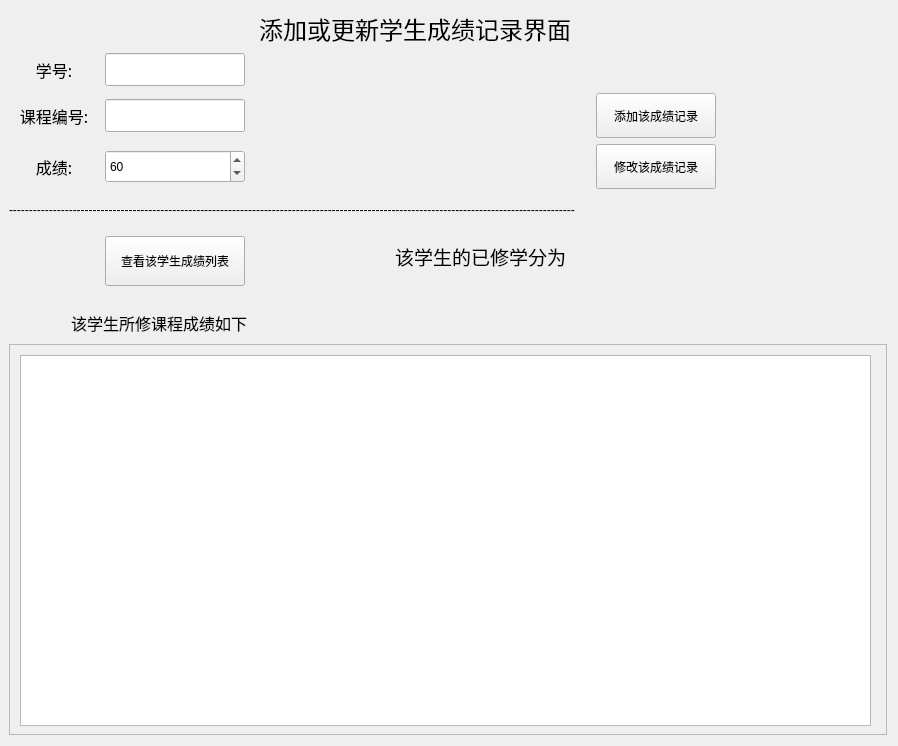
<?xml version="1.0" encoding="UTF-8"?>
<ui version="4.0">
 <class>insertAndUpdate_grade</class>
 <widget class="QWidget" name="insertAndUpdate_grade">
  <property name="geometry">
   <rect>
    <x>0</x>
    <y>0</y>
    <width>898</width>
    <height>746</height>
   </rect>
  </property>
  <property name="minimumSize">
   <size>
    <width>100</width>
    <height>30</height>
   </size>
  </property>
  <property name="windowTitle">
   <string>Form</string>
  </property>
  <layout class="QGridLayout" name="gridLayout">
   <property name="leftMargin">
    <number>9</number>
   </property>
   <item row="10" column="0">
    <widget class="QLabel" name="Sno_label">
     <property name="minimumSize">
      <size>
       <width>90</width>
       <height>35</height>
      </size>
     </property>
     <property name="font">
      <font>
       <family>宋体</family>
       <pointsize>12</pointsize>
      </font>
     </property>
     <property name="text">
      <string>学号:</string>
     </property>
     <property name="alignment">
      <set>Qt::AlignCenter</set>
     </property>
    </widget>
   </item>
   <item row="0" column="2">
    <widget class="QLabel" name="title_label">
     <property name="minimumSize">
      <size>
       <width>320</width>
       <height>30</height>
      </size>
     </property>
     <property name="maximumSize">
      <size>
       <width>350</width>
       <height>35</height>
      </size>
     </property>
     <property name="font">
      <font>
       <family>宋体</family>
       <pointsize>18</pointsize>
      </font>
     </property>
     <property name="text">
      <string>添加或更新学生成绩记录界面</string>
     </property>
     <property name="alignment">
      <set>Qt::AlignRight|Qt::AlignTrailing|Qt::AlignVCenter</set>
     </property>
    </widget>
   </item>
   <item row="53" column="0" colspan="14">
    <layout class="QVBoxLayout" name="dataTable_Vlayout">
     <item>
      <widget class="QLabel" name="resultHint_label">
       <property name="minimumSize">
        <size>
         <width>200</width>
         <height>30</height>
        </size>
       </property>
       <property name="maximumSize">
        <size>
         <width>300</width>
         <height>60</height>
        </size>
       </property>
       <property name="font">
        <font>
         <family>宋体</family>
         <pointsize>12</pointsize>
        </font>
       </property>
       <property name="text">
        <string>该学生所修课程成绩如下</string>
       </property>
       <property name="alignment">
        <set>Qt::AlignCenter</set>
       </property>
      </widget>
     </item>
     <item>
      <widget class="SmoothScrollArea" name="SmoothScrollArea">
       <property name="widgetResizable">
        <bool>true</bool>
       </property>
       <widget class="QWidget" name="scrollAreaWidgetContents">
        <property name="geometry">
         <rect>
          <x>0</x>
          <y>0</y>
          <width>876</width>
          <height>396</height>
         </rect>
        </property>
        <widget class="TableWidget" name="lesson_data_tableWidget">
         <property name="geometry">
          <rect>
           <x>10</x>
           <y>10</y>
           <width>851</width>
           <height>371</height>
          </rect>
         </property>
         <property name="minimumSize">
          <size>
           <width>500</width>
           <height>300</height>
          </size>
         </property>
         <property name="maximumSize">
          <size>
           <width>1500</width>
           <height>1000</height>
          </size>
         </property>
        </widget>
       </widget>
      </widget>
     </item>
    </layout>
   </item>
   <item row="52" column="1">
    <widget class="QLabel" name="filled_label">
     <property name="minimumSize">
      <size>
       <width>0</width>
       <height>15</height>
      </size>
     </property>
     <property name="text">
      <string/>
     </property>
    </widget>
   </item>
   <item row="51" column="1">
    <widget class="PrimaryPushButton" name="select_pushButton">
     <property name="minimumSize">
      <size>
       <width>120</width>
       <height>50</height>
      </size>
     </property>
     <property name="maximumSize">
      <size>
       <width>150</width>
       <height>40</height>
      </size>
     </property>
     <property name="mouseTracking">
      <bool>true</bool>
     </property>
     <property name="text">
      <string>查看该学生成绩列表</string>
     </property>
    </widget>
   </item>
   <item row="15" column="0">
    <widget class="QLabel" name="Lno_label">
     <property name="font">
      <font>
       <family>宋体</family>
       <pointsize>12</pointsize>
      </font>
     </property>
     <property name="text">
      <string>课程编号:</string>
     </property>
     <property name="alignment">
      <set>Qt::AlignCenter</set>
     </property>
    </widget>
   </item>
   <item row="10" column="1">
    <widget class="LineEdit" name="Sno_LineEdit">
     <property name="maximumSize">
      <size>
       <width>140</width>
       <height>33</height>
      </size>
     </property>
    </widget>
   </item>
   <item row="15" column="1">
    <widget class="LineEdit" name="Lno_LineEdit">
     <property name="maximumSize">
      <size>
       <width>140</width>
       <height>33</height>
      </size>
     </property>
    </widget>
   </item>
   <item row="43" column="0" colspan="9">
    <widget class="QLabel" name="filled_label_2">
     <property name="minimumSize">
      <size>
       <width>0</width>
       <height>30</height>
      </size>
     </property>
     <property name="text">
      <string>----------------------------------------------------------------------------------------------------------------------------------------------</string>
     </property>
    </widget>
   </item>
   <item row="16" column="0">
    <widget class="QLabel" name="grade_label">
     <property name="minimumSize">
      <size>
       <width>0</width>
       <height>0</height>
      </size>
     </property>
     <property name="maximumSize">
      <size>
       <width>16777209</width>
       <height>16777215</height>
      </size>
     </property>
     <property name="font">
      <font>
       <family>宋体</family>
       <pointsize>12</pointsize>
      </font>
     </property>
     <property name="contextMenuPolicy">
      <enum>Qt::DefaultContextMenu</enum>
     </property>
     <property name="text">
      <string>成绩:</string>
     </property>
     <property name="alignment">
      <set>Qt::AlignCenter</set>
     </property>
    </widget>
   </item>
   <item row="16" column="1">
    <widget class="SpinBox" name="grade_SpinBox">
     <property name="maximumSize">
      <size>
       <width>140</width>
       <height>33</height>
      </size>
     </property>
     <property name="maximum">
      <number>100</number>
     </property>
     <property name="value">
      <number>60</number>
     </property>
    </widget>
   </item>
   <item row="15" column="4">
    <widget class="PrimaryPushButton" name="insert_pushButton">
     <property name="minimumSize">
      <size>
       <width>120</width>
       <height>45</height>
      </size>
     </property>
     <property name="maximumSize">
      <size>
       <width>135</width>
       <height>45</height>
      </size>
     </property>
     <property name="text">
      <string>添加该成绩记录</string>
     </property>
    </widget>
   </item>
   <item row="16" column="4">
    <widget class="PrimaryPushButton" name="update_PushButton">
     <property name="minimumSize">
      <size>
       <width>0</width>
       <height>45</height>
      </size>
     </property>
     <property name="text">
      <string>修改该成绩记录</string>
     </property>
    </widget>
   </item>
   <item row="51" column="2">
    <widget class="QLabel" name="Credit_hint_label">
     <property name="font">
      <font>
       <family>宋体</family>
       <pointsize>14</pointsize>
      </font>
     </property>
     <property name="text">
      <string>   该学生的已修学分为 </string>
     </property>
     <property name="alignment">
      <set>Qt::AlignRight|Qt::AlignTrailing|Qt::AlignVCenter</set>
     </property>
    </widget>
   </item>
   <item row="51" column="4">
    <widget class="QLabel" name="Credit_label">
     <property name="font">
      <font>
       <family>宋体</family>
       <pointsize>16</pointsize>
      </font>
     </property>
     <property name="text">
      <string/>
     </property>
     <property name="alignment">
      <set>Qt::AlignLeading|Qt::AlignLeft|Qt::AlignVCenter</set>
     </property>
    </widget>
   </item>
  </layout>
 </widget>
 <customwidgets>
  <customwidget>
   <class>PushButton</class>
   <extends>QPushButton</extends>
   <header>qfluentwidgets</header>
  </customwidget>
  <customwidget>
   <class>PrimaryPushButton</class>
   <extends>PushButton</extends>
   <header>qfluentwidgets</header>
  </customwidget>
  <customwidget>
   <class>SmoothScrollArea</class>
   <extends>QScrollArea</extends>
   <header>qfluentwidgets</header>
   <container>1</container>
  </customwidget>
  <customwidget>
   <class>LineEdit</class>
   <extends>QLineEdit</extends>
   <header>qfluentwidgets</header>
  </customwidget>
  <customwidget>
   <class>SpinBox</class>
   <extends>QSpinBox</extends>
   <header>qfluentwidgets</header>
  </customwidget>
  <customwidget>
   <class>TableWidget</class>
   <extends>QTableWidget</extends>
   <header>qfluentwidgets</header>
  </customwidget>
 </customwidgets>
 <resources/>
 <connections/>
</ui>
